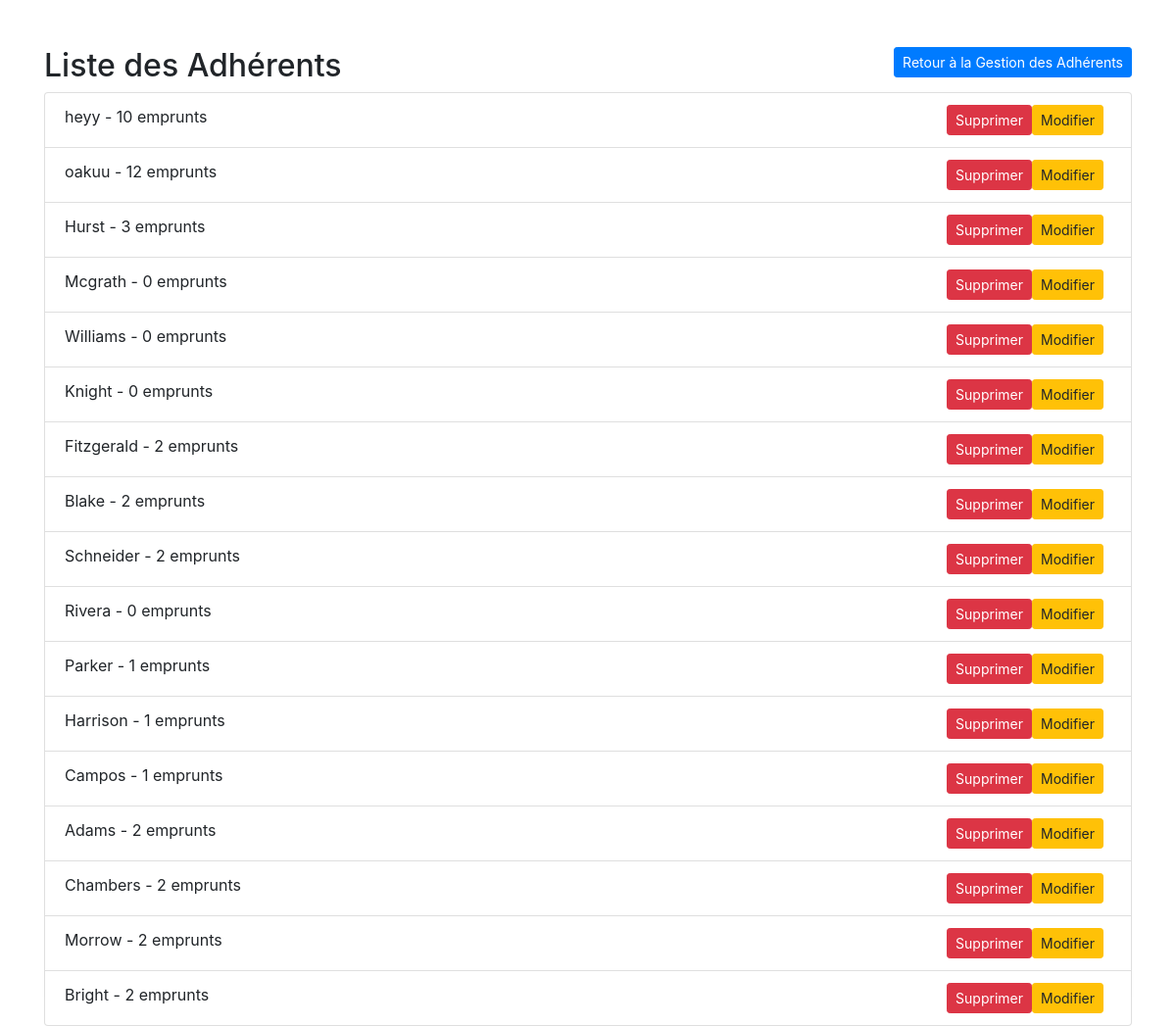
Page /bibliotheque/liste_adherents/ on the committed database.
### bibliotheque/models.py (models this page shows, shortened)
class Adherent(models.Model):
    code_adh = models.AutoField(primary_key=True)
    nom_adh = models.CharField(max_length=100)
    nbr_emprunts_adh = models.IntegerField(default=0)

### bibliotheque/views.py (the view)
# urls.py: path('liste_adherents/',liste_adherents, name='liste_adherents'),
def liste_adherents(request):
    liste_adherents = Adherent.objects.all()
    return render(request, 'adherent/liste_adherents.html', {'liste_adherents': liste_adherents})

### templates/adherent/liste_adherents.html (shortened to what this page needs)
<!DOCTYPE html>
<html lang="en">
<head>
    <link rel="stylesheet" href="https://stackpath.bootstrapcdn.com/bootstrap/4.5.2/css/bootstrap.min.css">
</head>
<body>
<div class="container mt-5">
    <a href="{% url 'gestion_adherents' %}" class="btn btn-primary btn-sm float-right">Retour à la Gestion des Adhérents</a>
    <h2>Liste des Adhérents</h2>
    <ul class="list-group">
        {% for adherent in liste_adherents %}
            <li class="list-group-item">
                {{ adherent.nom_adh }} - {{ adherent.nbr_emprunts_adh }} emprunts
                <a href="{% url 'modifier_adherent' adherent.code_adh %}" class="btn btn-warning btn-sm float-right mr-2">Modifier</a>
                <a href="{% url 'supprimer_adherent' adherent.code_adh %}" class="btn btn-danger btn-sm float-right">Supprimer</a>
            </li>
        {% endfor %}
    </ul>
</div>
</body>
</html>

### rows in the picture
Adherent: nom_adh "heyy", nbr_emprunts_adh "10"
Adherent: nom_adh "oakuu", nbr_emprunts_adh "12"
Adherent: nom_adh "Hurst", nbr_emprunts_adh "3"
Adherent: nom_adh "Mcgrath", nbr_emprunts_adh "0"
Adherent: nom_adh "Williams", nbr_emprunts_adh "0"
Adherent: nom_adh "Knight", nbr_emprunts_adh "0"
Adherent: nom_adh "Fitzgerald", nbr_emprunts_adh "2"
Adherent: nom_adh "Blake", nbr_emprunts_adh "2"
Adherent: nom_adh "Schneider", nbr_emprunts_adh "2"
Adherent: nom_adh "Rivera", nbr_emprunts_adh "0"
Adherent: nom_adh "Parker", nbr_emprunts_adh "1"
Adherent: nom_adh "Harrison", nbr_emprunts_adh "1"
Adherent: nom_adh "Campos", nbr_emprunts_adh "1"
Adherent: nom_adh "Adams", nbr_emprunts_adh "2"
Adherent: nom_adh "Chambers", nbr_emprunts_adh "2"
Adherent: nom_adh "Morrow", nbr_emprunts_adh "2"
Adherent: nom_adh "Bright", nbr_emprunts_adh "2"
